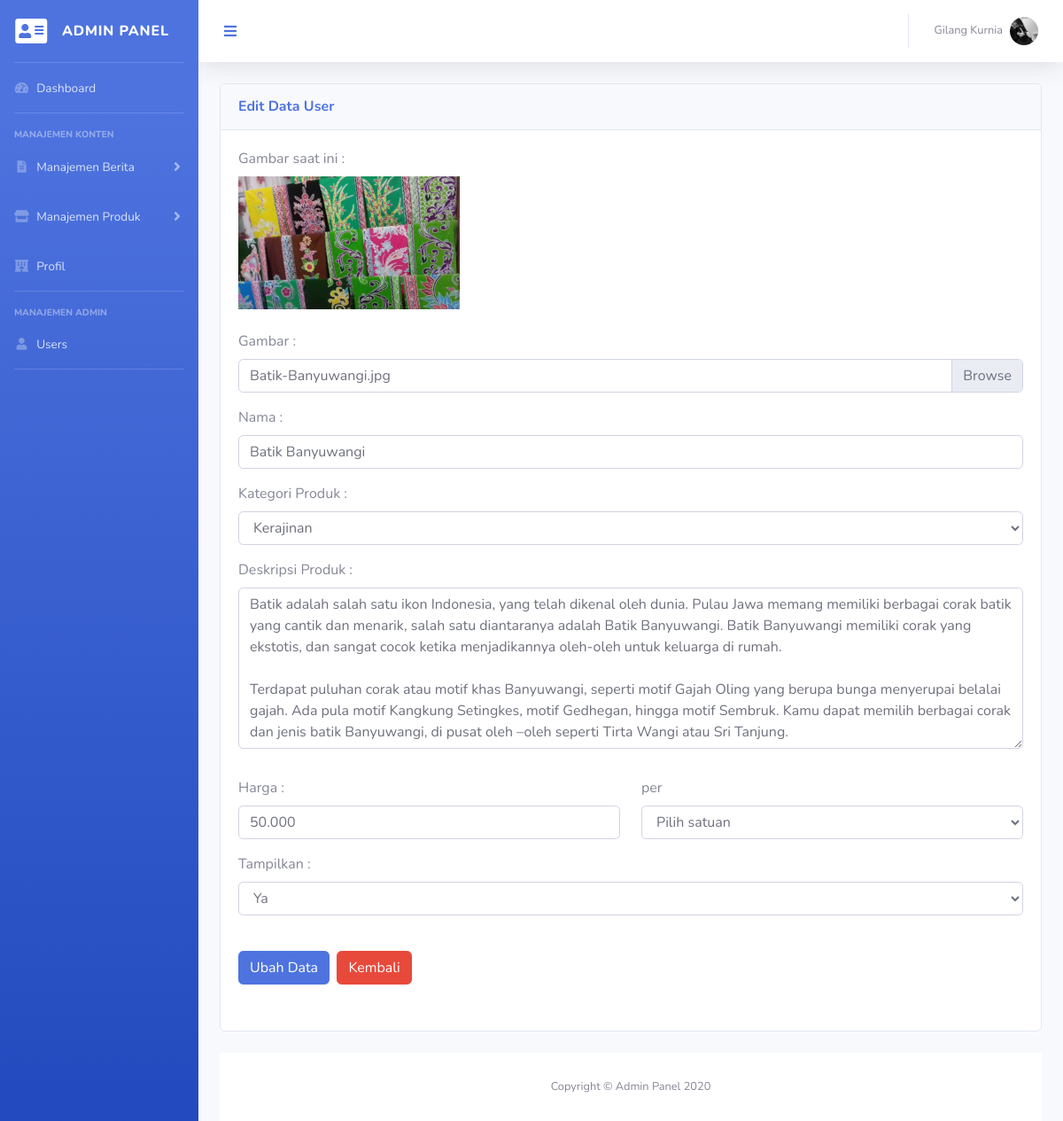
Screenshot of /admin/editproduk.php?id=3 (signed in) with the database file from the repository.
### tables this page shows
CREATE TABLE `produk` (
  `id` int(11) NOT NULL,
  `gambar` varchar(64) NOT NULL,
  `nama` varchar(64) NOT NULL,
  `kategoriproduk` varchar(50) NOT NULL,
  `deskripsi` text NOT NULL,
  `harga` varchar(64) NOT NULL,
  `satuan` varchar(50) NOT NULL,
  `tampil` int(1) NOT NULL
);

### admin/editproduk.php (the view, shortened to what this page needs)
<?php
include '../include/koneksi.php';
    $id = $_GET['id'];
    $sql = mysqli_query($connect,"SELECT * FROM produk WHERE id = '$id'");
    $result = mysqli_fetch_array($sql);
?>
<html>
<head>
	<?php include 'head.php';?>
</head>
	<?php
	include 'sidebar.php';
	include 'header.php';
	?>
      <div class="container-fluid">
      <form action="" method="POST" enctype="multipart/form-data">
        <div class="card mb-4 mt-4">
          <div class="card-header py-3">
                <h6 class="m-0 font-weight-bold text-primary">Edit Data User</h6>
            </div>
            <div class="card-body">
                <div class="form-group">
                <label>Gambar saat ini :</label><br>
                <?php
                  if($result['gambar']){
                    echo "<img src='../images/$result[gambar]' width='250px'";
                  } else{
                    echo "<br><h3>Tidak Ada Gambar</h3>";
                  }
                ?>
                </div><br><br>
                <label for="gambar">Gambar :</label>
                  <div class="custom-file">
                    <label class="custom-file-label" for="inputGroupFile02"><?php echo $result["gambar"]?></label>
                  </div><br>
                <div class="form-group mt-3">
                <label for="nama">Nama :</label>
                <input class="form-control" type="text" placeholder="Inputkan Nama" name="nama" value="<?php echo $result['nama']?>" autocomplete="off" required /></div>
                <div class="form-group">
                <label for="katproduk">Kategori Produk :</label>
                <select name="kategoriproduk" class="form-control">
                  <?php
                  global $connect;
                  $hasil = mysqli_query($connect,"SELECT * FROM kategoriproduk WHERE terbit='1' ORDER BY id");
                  while ($k = mysqli_fetch_array($hasil)) {
                    echo '<option value ="'.$k['katproduk'].'" '.($result['katproduk']==$k['kategoriproduk'] ? 'selected' : '').'>'.$k['katproduk'].'</option>';
                  }
                  ?>
                </select></div>
                <div class="form-group mt-3">
                <label for="isi">Deskripsi Produk :</label>
                <textarea class="form-control" type="text" placeholder="Masukkan Isi Berita" name="deskripsi" rows="7" autocomplete="off" required><?php echo $result['deskripsi']?></textarea></div>
                <div class="row">
                  <div class="form-group mt-3 col-md-6">
                    <label>Harga :</label>
                    <input class="form-control" type="text" placeholder="Harga per pcs / kg / lembar" name="harga" value="<?php echo $result['harga']?>" autocomplete="off" required>
                  </div>
                  <div class="mt-3 col-md-6">
                    <label>per</label>
                    <select name="satuan" class="form-control">
                      <option>Pilih satuan</option>
                    </select>
                  </div>
                </div>
                <div class="form-group">
                <label>Tampilkan :</label>
                <select name="tampil" class="form-control">
                  <option value="1">Ya</option>
                </select></div>
                <br><div class="form-group">
                <button class="btn btn-primary mb-3" type="submit" name="ubah">Ubah Data</button>
                &nbsp;<a href="daftarproduk.php" class="btn btn-danger mb-3">Kembali</a></div>
              </div>
             </div>
           </div>
        </form>
	<?php include 'footer.php';
  ?>
</body>
</html>

### rows the page displays
produk: gambar (picture), gambar "Batik-Banyuwangi.jpg", nama "Batik Banyuwangi", deskripsi "Batik adalah salah satu ikon Indonesia, yang telah dikenal oleh dunia. Pulau Jawa memang memiliki berbagai corak batik yang cantik dan menarik, salah satu diantaranya adalah Batik Banyuwangi. Batik Banyuwangi memiliki corak yang ekstotis, dan sangat cocok ketika menjadikannya oleh-oleh untuk keluarga di rumah. Terdapat puluhan corak atau motif khas Banyuwangi, seperti motif Gajah Oling yang berupa bunga menyerupai belalai gajah. Ada pula motif Kangkung Setingkes, motif Gedhegan, hingga motif Sembruk. Kamu dapat memilih berbagai corak dan jenis batik Banyuwangi, di pusat oleh –oleh seperti Tirta Wangi atau Sri Tanjung.", harga "50.000"

### other values shown
$_SESSION['loginadminnama'] "Gilang Kurnia"
form field kategoriproduk "Kerajinan"
